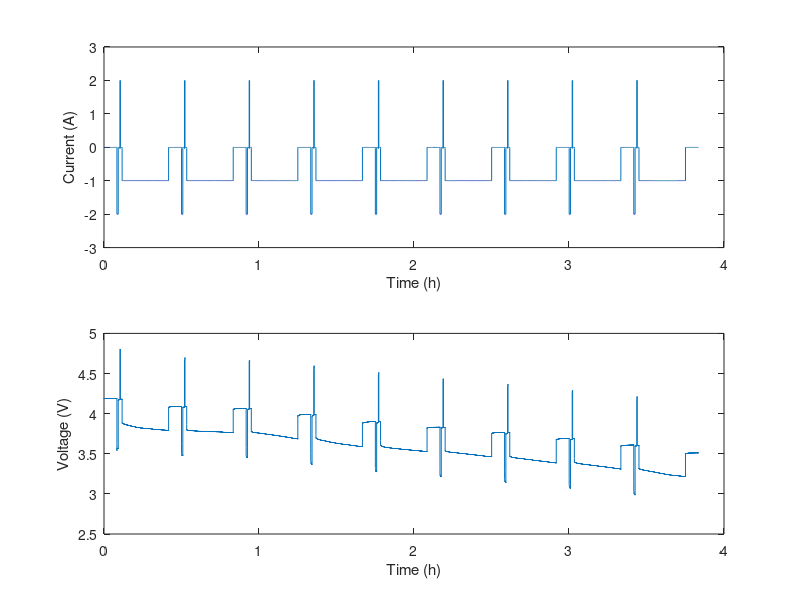

Here is the MATLAB script that generated this plot: (Note: this script raises an error after producing the figure.)
%
% ------------------- BATTERY CELL CHARACTERIZATION -----------------------
% -------------------------------------------------------------------------

clc;
clear;
close all;

% Add files and folders to Matlab path
addpath(genpath(pwd))


%% Loading data from HPPC test

% Upload the dataset 
load("Test_data/Test_20230914_1608.mat");    
data = HPPCMeas;

clear HPPCMeas;

% Se verranno raccolti nuovi dati eseguendo mainHPPC dentro la
% cartella MATLAB/HPPC_Test non sarà più necessario tagliare il vettore
% dello SOC, dal momento che verrà estrapolato già con la giusta
% dimensione
data.SOC     = data.SOC(data.SOC ~= 0);
% data.SOC     = data.SOC';
data.Current = data.Current';
data.Voltage = data.Voltage';
data.Time    = data.Time';

%% Extracting data from dataset
% Here we extract data from our dataset: in particular, we're interested in
% current (A), voltage (V) and SOC (%); all these data are defined for each
% time step, accordingly to Ts (sample time) and toc, which are parameters
% defined in the mainHPPC file.

current = data.Current;         % Current 
voltage = data.Voltage;         % Voltage 
time    = data.Time;            % Time 
SOC     = data.SOC;             % SOC

clear data;

%% Plotting parameters

figure
subplot(2,1,1)
plot(time/3600, current)
xlabel('Time (h)')
ylabel('Current (A)')

subplot(2,1,2)
plot(time/3600, voltage)
xlabel('Time (h)')
ylabel('Voltage (V)')

%% Cell characterization 

cellCapacity   = 3;                 % Cell capacity [Ah]             
cellInitialSOC = SOC(1)/100;        % Initial SOC

% Cell properties array
cell_prop = [cellCapacity; cellInitialSOC];    

% With these values it works, but we don't know why 
% maxDischargeCurr  = 2;  % Maximum discharging current, [A]
% maxChargeCurr     = 2.2;  % Maximum charging current, [A]
% constCurrSweepSOC = 1;  % Current sweep, [A]
% toleranceVal      = 0.1;   % Tolerance current value, [A]

maxDischargeCurr  = 2;      % [A] Maximum discharge current 
maxChargeCurr     = 2;      % [A] Maximum charge current
constCurrSweepSOC = 1;      % [A] Current sweep

toleranceValChg      = 0.1;     % [A] Current tolerance for charge impulse
toleranceValDischg   = 0.5;     % [A] Current tolerance for discharge impulse
toleranceValSOC      = 0.1;     % [A] Current tolerance for SoC sweep

hppc_protocol = [maxDischargeCurr   ;...
                 maxChargeCurr      ;...
                 constCurrSweepSOC  ;...
                 toleranceValChg    ;...
                 toleranceValDischg ;...
                 toleranceValSOC];

numRCpairs      = 1;              % Number of RC pairs in the model
initialGuess_RC = [1 100];        % Initial values of RC pairs for optimization purposes

%% Computation

result = batt_BatteryCellCharacterization.ParameterEstimationLUTbattery(...
                                     [time, current, voltage],          ...
                                     cell_prop,                         ...
                                     hppc_protocol,                     ...
                                     numRCpairs,                        ...
                                     initialGuess_RC,                   ...
                                     "curvefit");

plotAndVerifyPulseData(result);

fitDataEverySOCval = 0.001;
fitDataForSOCpts = 0:fitDataEverySOCval:1;
verifyDataFit(result,fitDataEverySOCval,1);


cellParameters = exportResultsForLib(result,...
                 flip(SOC/100));